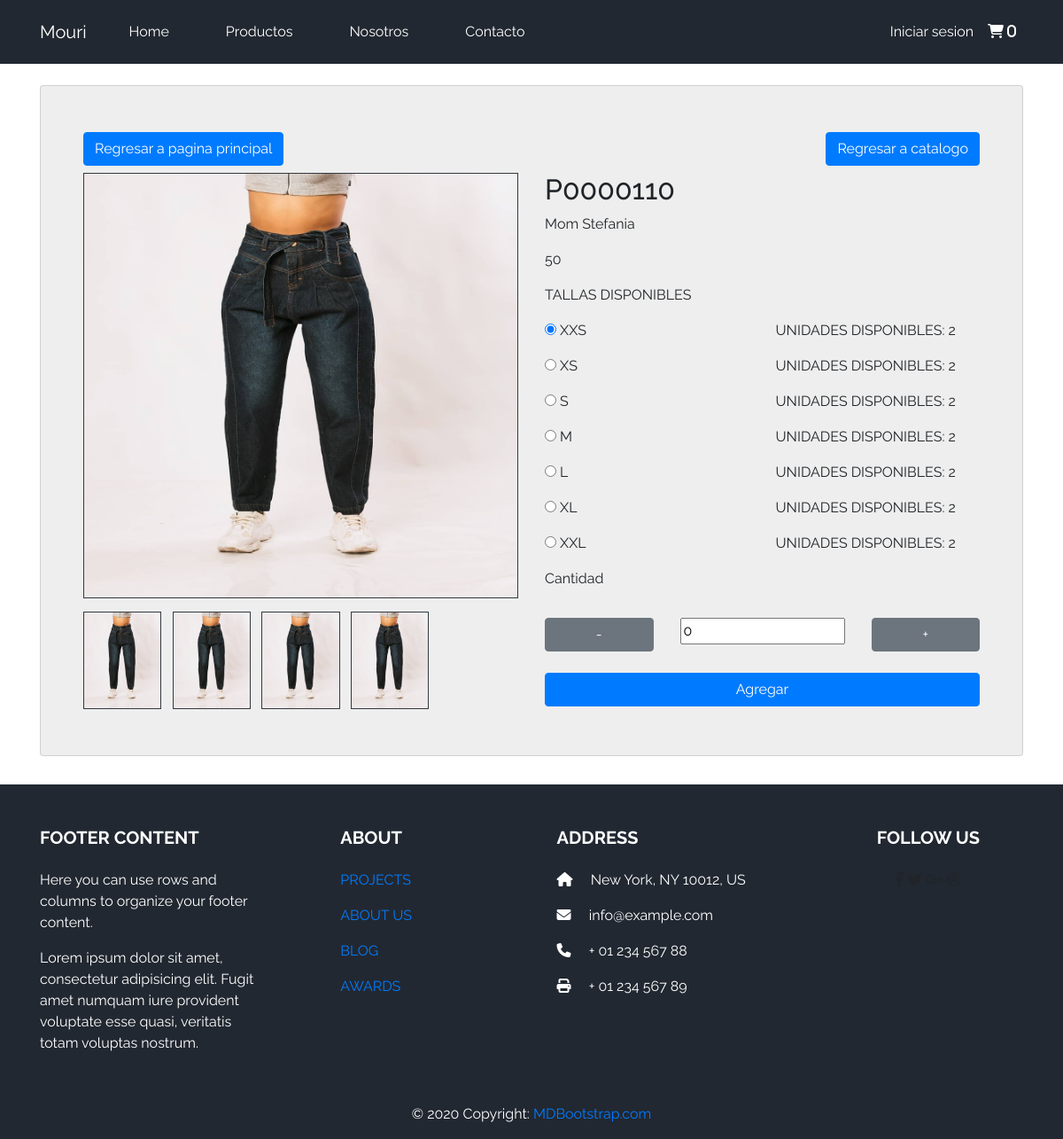
/?c=main&a=productDetail&id=P0000110, run on the app's committed database.
### tables this page shows
CREATE TABLE `products` (
  `PRODUCT_ID` varchar(250) NOT NULL,
  `PRODUCT_CATEGORY_ID` int(11) NOT NULL,
  `COLOR_ID` int(11) NOT NULL,
  `PRODUCT_NAME` varchar(250) NOT NULL,
  `PRODUCT_DESCRIPTION` varchar(250) NOT NULL,
  `STOCK_SIZE_XXS` int(11) NOT NULL,
  `STOCK_SIZE_XS` int(11) NOT NULL,
  `STOCK_SIZE_S` int(11) NOT NULL,
  `STOCK_SIZE_M` int(11) NOT NULL,
  `STOCK_SIZE_L` int(11) NOT NULL,
  `STOCK_SIZE_XL` int(11) NOT NULL,
  `STOCK_SIZE_XXL` int(11) NOT NULL,
  `PRODUCT_IMAGE_1` varchar(200) NOT NULL,
  `PRODUCT_IMAGE_2` varchar(200) NOT NULL,
  `PRODUCT_IMAGE_3` varchar(200) NOT NULL,
  `PRODUCT_IMAGE_4` varchar(200) NOT NULL,
  `PRODUCT_PRICE` int(11) NOT NULL,
  `DT_REGISTRY` datetime NOT NULL DEFAULT current_timestamp(),
  `DT_UPDATE` datetime DEFAULT NULL
);

### model/database.php (called while the page is built)
<?php
class Database
{
    public static function StartUp()
    {
        $host = 'localhost';
        $db = 'proyecto_evo';
        $user = 'root';
        $password = 'root';
        $pdo = new PDO('mysql:host=' . $host . ';dbname=' . $db . ';charset=utf8', $user, $password);
        $pdo->setAttribute(PDO::ATTR_ERRMODE, PDO::ERRMODE_EXCEPTION);
        return $pdo;
    }
}

### model/dao/Product.dao.php (called while the page is built, shortened)
<?php
class ProductDao
{
    private $pdo;
    public function __construct()
    {
        try {
            $this->pdo = Database::StartUp();
        } catch (Exception $e) {
            die($e->getMessage());
        }
    }
    public function getProductDetailById($id)
    {
        try {
            $stm = $this->pdo->prepare("SELECT * FROM products WHERE PRODUCT_ID = ?");
            $stm->execute(array($id));
            return $stm->fetchAll(PDO::FETCH_OBJ);
        } catch (Exception $e) {
            die($e->getMessage());
        }
    }
}

### view/main/productDetailPage.php (the view, shortened to what this page needs)
<div class="content">
    <form id="form" action="?c=Session&a=addToCart" method="post">
        <div class="container">
            <div class="card card_1">
                <div class="row my-1">
                    <div class="col">
                        <a href="?c=main&a=index" class="btn btn-primary float-left">Regresar a pagina principal</a>
                    </div>
                    <div class="col">
                        <a href="?c=main&a=productCatalog" class="btn btn-primary float-right">Regresar a catalogo</a>
                    </div>
                </div>
                <div class="row my-1">
                    <div class="preview col-md-6">
                        <div class="preview-pic tab-content">
                            <div class="tab-pane active" id="pic-1">
                                <img src="assets/productImages/<?php echo $producto[0]->PRODUCT_IMAGE_1 ?>" class="imagen_detalle border border-dark img-fluid" style="height:60vh" alt="Imagen" />
                            </div>
                            <ul class="preview-thumbnail nav nav-tabs">
                                <li class="active"><a data-target="#pic-1" data-toggle="tab"> <img src="assets/productImages/<?php echo $producto[0]->PRODUCT_IMAGE_1 ?>" class="imagen_detalle border border-dark img-fluid" /></a></li>
                                <li><a data-target="#pic-2" data-toggle="tab"> <img src="assets/productImages/<?php echo $producto[0]->PRODUCT_IMAGE_2 ?>" class="imagen_detalle  border border-dark img-fluid" /></a></li>
                                <li><a data-target="#pic-3" data-toggle="tab"> <img src="assets/productImages/<?php echo $producto[0]->PRODUCT_IMAGE_3 ?>" class="imagen_detalle  border border-dark img-fluid" /></a></li>
                                <li><a data-target="#pic-4" data-toggle="tab"> <img src="assets/productImages/<?php echo $producto[0]->PRODUCT_IMAGE_4 ?>" class="imagen_detalle  border border-dark img-fluid" /></a></li>
                            </ul>
                        </div>
                    </div>
                    <div class="col-md-6">
                        <h2><?php echo $producto[0]->PRODUCT_ID ?></h2>
                        <p><?php echo $producto[0]->PRODUCT_NAME ?></p>
                        <p><?php echo $producto[0]->PRODUCT_PRICE ?></p>
                        <p>TALLAS DISPONIBLES</p>
                        <?php
                        if ($producto[0]->STOCK_SIZE_XXS > 0) { ?>
                            <div class="row">
                                <div class="col">
                                    <input type="radio" id="xxs" name="size" value="XXS" checked>
                                    <label for="xxs" data-toggleXXtooltip" data-placement="top" title="<?php echo ($producto[0]->STOCK_SIZE_SSS) ?>">XXS</label><br>
                                </div>
                                <div class="col">
                                    <p><?php echo "UNIDADES DISPONIBLES: " . $producto[0]->STOCK_SIZE_XXS ?></p>
                                </div>
                            </div>
                        <?php
                        }
                        ?>
                        <?php
                        if ($producto[0]->STOCK_SIZE_XS > 0) { ?>
                            <div class="row">
                                <div class="col">
                                    <input type="radio" id="xs" name="size" value="XS">
                                    <label for="xs">XS</label><br>
                                </div>
                                <div class="col">
                                    <p><?php echo "UNIDADES DISPONIBLES: " .  $producto[0]->STOCK_SIZE_XS ?></p>
                                </div>
                            </div>
                        <?php
                        }
                        ?>
                        <?php
                        if ($producto[0]->STOCK_SIZE_S > 0) { ?>
                            <div class="row">
                                <div class="col">
                                    <input type="radio" id="s" name="size" value="S">
                                    <label for="s">S</label><br>
                                </div>
                                <div class="col">
                                    <p><?php echo "UNIDADES DISPONIBLES: " .  $producto[0]->STOCK_SIZE_S ?></p>
                                </div>
                            </div>
                        <?php
                        }
                        ?>
                        <?php
                        if ($producto[0]->STOCK_SIZE_M > 0) { ?>
                            <div class="row">
                                <div class="col">
                                    <input type="radio" id="m" name="size" value="M">
                                    <label for="m">M</label><br>
                                </div>
                                <div class="col">
                                    <p><?php echo "UNIDADES DISPONIBLES: " .  $producto[0]->STOCK_SIZE_M ?></p>
                                </div>
                            </div>
                        <?php
                        }
                        ?>
                        <?php
                        if ($producto[0]->STOCK_SIZE_L > 0) { ?>
                            <div class="row">
                                <div class="col">
                                    <input type="radio" id="l" name="size" value="L">
                                    <label for="l">L</label><br>
                                </div>
                                <div class="col">
                                    <p><?php echo "UNIDADES DISPONIBLES: " .  $producto[0]->STOCK_SIZE_L ?></p>
                                </div>
                            </div>
                        <?php
                        }
                        ?>
                        <?php
                        if ($producto[0]->STOCK_SIZE_XL > 0) { ?>
                            <div class="row">
                                <div class="col">
                                    <input type="radio" id="xl" name="size" value="XL">
                                    <label for="xl">XL</label><br>
                                </div>
                                <div class="col">
                                    <p><?php echo "UNIDADES DISPONIBLES: " .  $producto[0]->STOCK_SIZE_XL ?></p>
                                </div>
                            </div>
                        <?php
                        }
                        ?>
                        <?php
                        if ($producto[0]->STOCK_SIZE_XXL > 0) { ?>
                            <div class="row">
                                <div class="col">
                                    <input type="radio" id="xxl" name="size" value="XXL">
                                    <label for="xxl">XXL</label><br>
                                </div>
                                <div class="col">
                                    <p><?php echo "UNIDADES DISPONIBLES: " .  $producto[0]->STOCK_SIZE_XXL ?></p>
                                </div>
                            </div>
                        <?php
                        }
                        ?>
                        <label for="">Cantidad</label>
                        <div class="row text-center my-4">
                            <div class="col">
                                <button type="button" class="btn btn-secondary btn-block" onclick="dec('quantity')">-</button>
                            </div>
                            <div class="col">
                                <input name="quantity" type="text form-control" readonly value="0">
                            </div>
                            <div class="col">
                                <button type="button" class="btn btn-secondary btn-block" onclick="inc('quantity')">+</button>
                            </div>
                        </div>
                        <button type="submit" class="btn btn-primary btn-block">Agregar</button>
                    </div>
                </div>
            </div>
        </div>
    </form>
</div>

### assets/css/main.css (style rules this page uses)
:root { --main-bg-color: #222831; --main-light-bg-color: #393e46; --secondary-bg-color: #29a19c; --secondary-light-bg-color: #a3f7bf; }
.content { margin: 6em 0 2em 0; min-height: calc(100vh - 20vh); }
li { list-style: none; }
body { font-family: 'Raleway', sans-serif!important; overflow-x: hidden; }
img { max-width: 100%; }
.preview { display: -webkit-box; display: -webkit-flex; display: -ms-flexbox; display: flex; -webkit-box-orient: vertical; -webkit-box-direction: normal; -webkit-flex-direction: column; -ms-flex-direction: column; flex-direction: column; }
.preview-pic { -webkit-box-flex: 1; -webkit-flex-grow: 1; -ms-flex-positive: 1; flex-grow: 1; }
.preview-thumbnail.nav-tabs { border: none; margin-top: 15px; }
.preview-thumbnail.nav-tabs li { width: 18%; margin-right: 2.5%; }
.preview-thumbnail.nav-tabs li img { max-width: 100%; display: block; }
.preview-thumbnail.nav-tabs li a { padding: 0; margin: 0; }
.preview-thumbnail.nav-tabs li:last-of-type { margin-right: 0; }
.tab-content { overflow: hidden; }
.tab-content img { width: 100%; -webkit-animation-name: opacity; animation-name: opacity; -webkit-animation-duration: .3s; animation-duration: .3s; }
.card_1 { margin-top: 50px; background: #eee; padding: 3em; line-height: 1.5em; }
:root { --input-padding-x: 1.5rem; --input-padding-y: .75rem; }

### data on the page
products: PRODUCT_IMAGE_1 (picture), PRODUCT_IMAGE_2 (picture), PRODUCT_IMAGE_3 (picture), PRODUCT_IMAGE_4 (picture), PRODUCT_ID "P0000110", PRODUCT_NAME "Mom Stefania", PRODUCT_PRICE "50", STOCK_SIZE_XXS "2", STOCK_SIZE_XS "2", STOCK_SIZE_S "2", STOCK_SIZE_M "2", STOCK_SIZE_L "2", STOCK_SIZE_XL "2", STOCK_SIZE_XXL "2"
